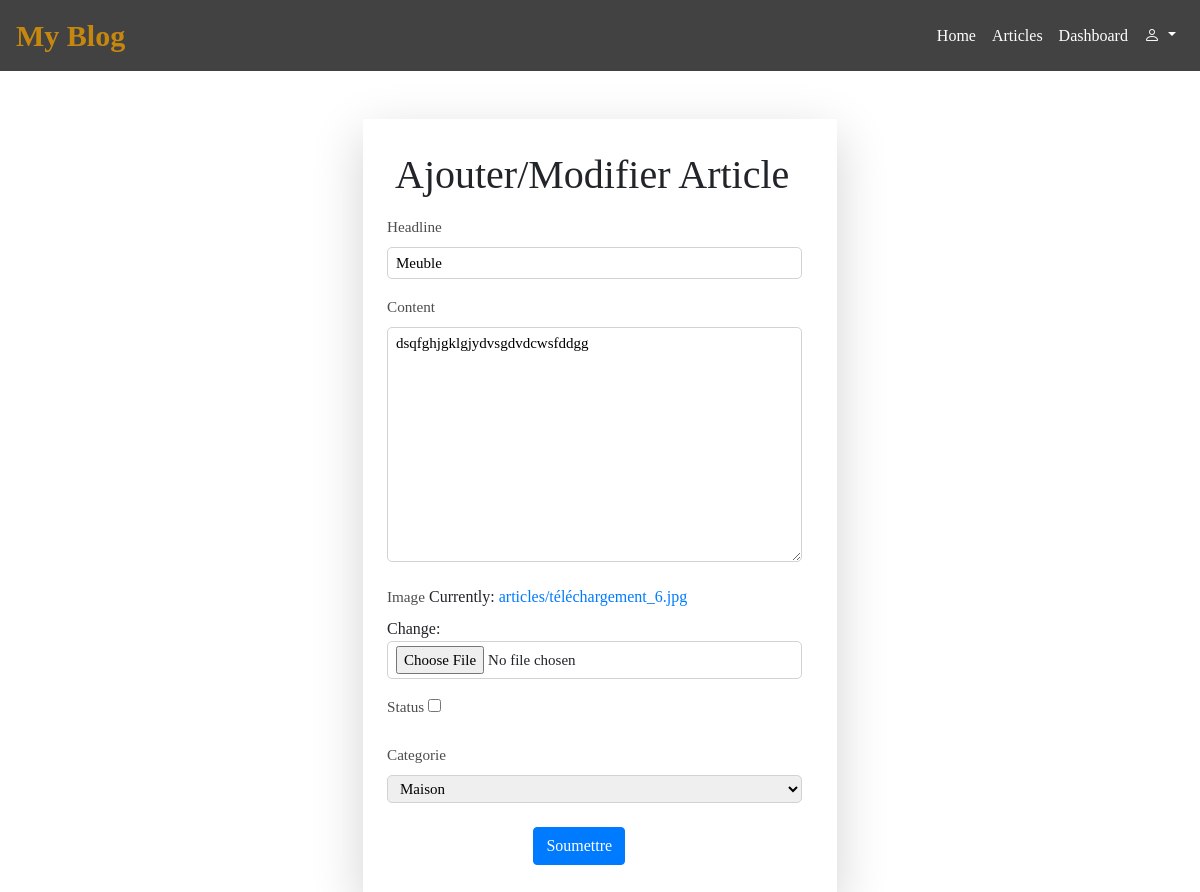
Before: /articles/2/update/ (signed in) with the older database file.
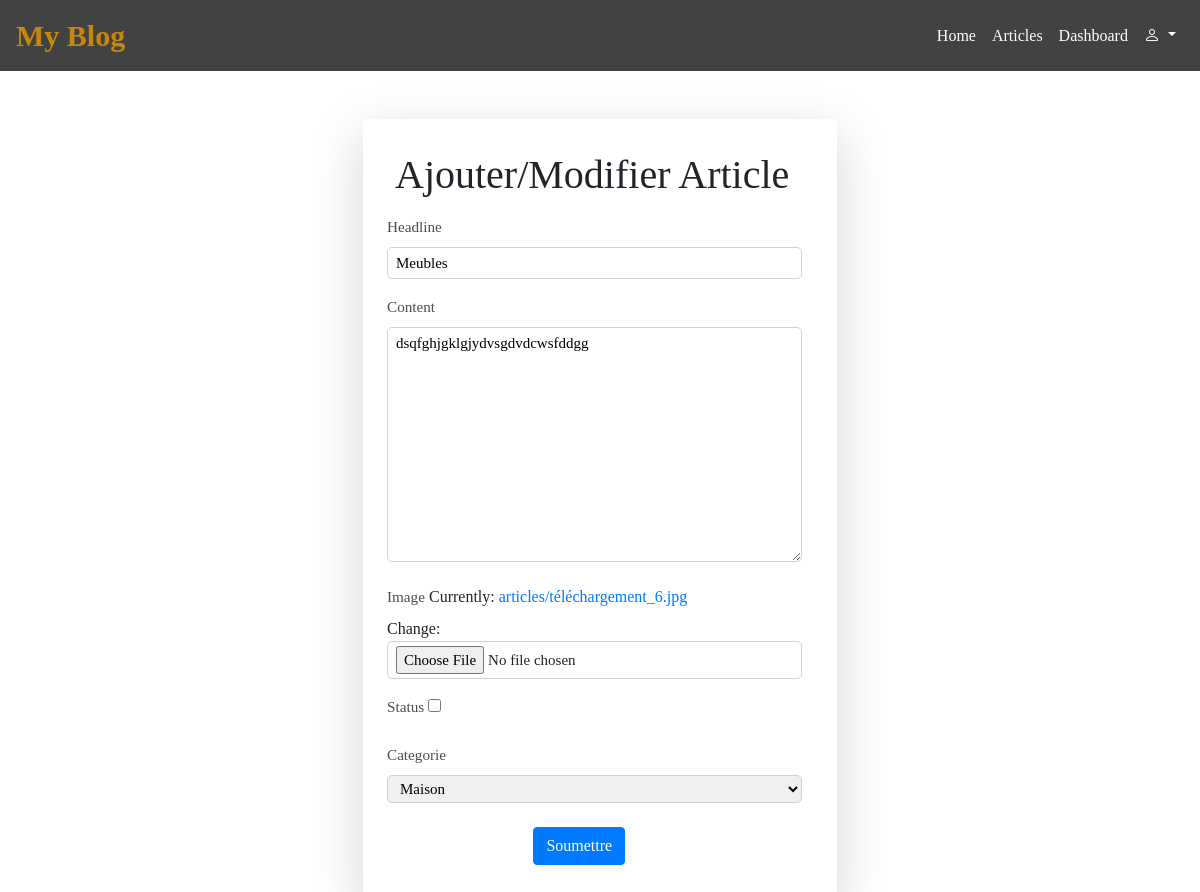
After: the same page with the newer database file.
### blog/models.py (models this page shows, shortened)
class Article(models.Model):
    headline = models.CharField(max_length=200)
    content = models.TextField()
    image = models.ImageField(upload_to='articles/')
    status = models.BooleanField(default=False)
    categorie = models.ForeignKey(Categorie, on_delete=models.CASCADE)
    created_at = models.DateTimeField(auto_now_add=True, null=True, blank=True)
    updated_at = models.DateTimeField(auto_now=True)

### blog/views.py (the view)
# urls.py: path('articles/<int:pk>/update/', blog_views.ArticleUpdate.as_view(), name='article_update'),
class ArticleUpdate(LoginRequiredMixin, UpdateView):
    model = Article
    template_name = 'article_form.html'
    fields = ['headline', 'content', 'image', 'status', 'categorie']
    success_url = '/articles/'

### blog/models.py (called while the page is built)
    def __str__(self):
        return self.name

### blog/Templates/article_form.html (shortened to what this page needs)
{% extends 'base.html' %}
{% block content %}
<div class="container" style="width: 50%;">
    <div class="row mt-5 mb-5 ml-5 mr-5 shadow-lg radius-5 p-4">
        <div class="form">
                <h1 class="p-2"> Ajouter/Modifier Article</h1>
            <form method="POST" enctype="multipart/form-data">
                {% for field in form %}
                    <div class="form-group mb-3">
                        {% if field.label %}
                            <label for="{{ field.id_for_label }}" class="form-label fw-bold">
                                {{ field.label }}
                            </label>
                        {% endif %}
                        {% if field.field.widget.input_type == 'textarea' %}
                            {{ field }}
                        {% else %}
                            {{ field }}
                        {% endif %}
                    </div>
                {% endfor %}
                    <div class="col-sm-8 p-2 ml-auto ">
                        <button type="submit" class="btn btn-primary">Soumettre</button>
                    </div>
            </form>
        </div>
    </div>
</div>
{% endblock %}

Changed rows visible on the page:
changed Article "dsqfghjgklgjydvsgdvdcwsfddgg": headline "Meuble" → "Meubles"
